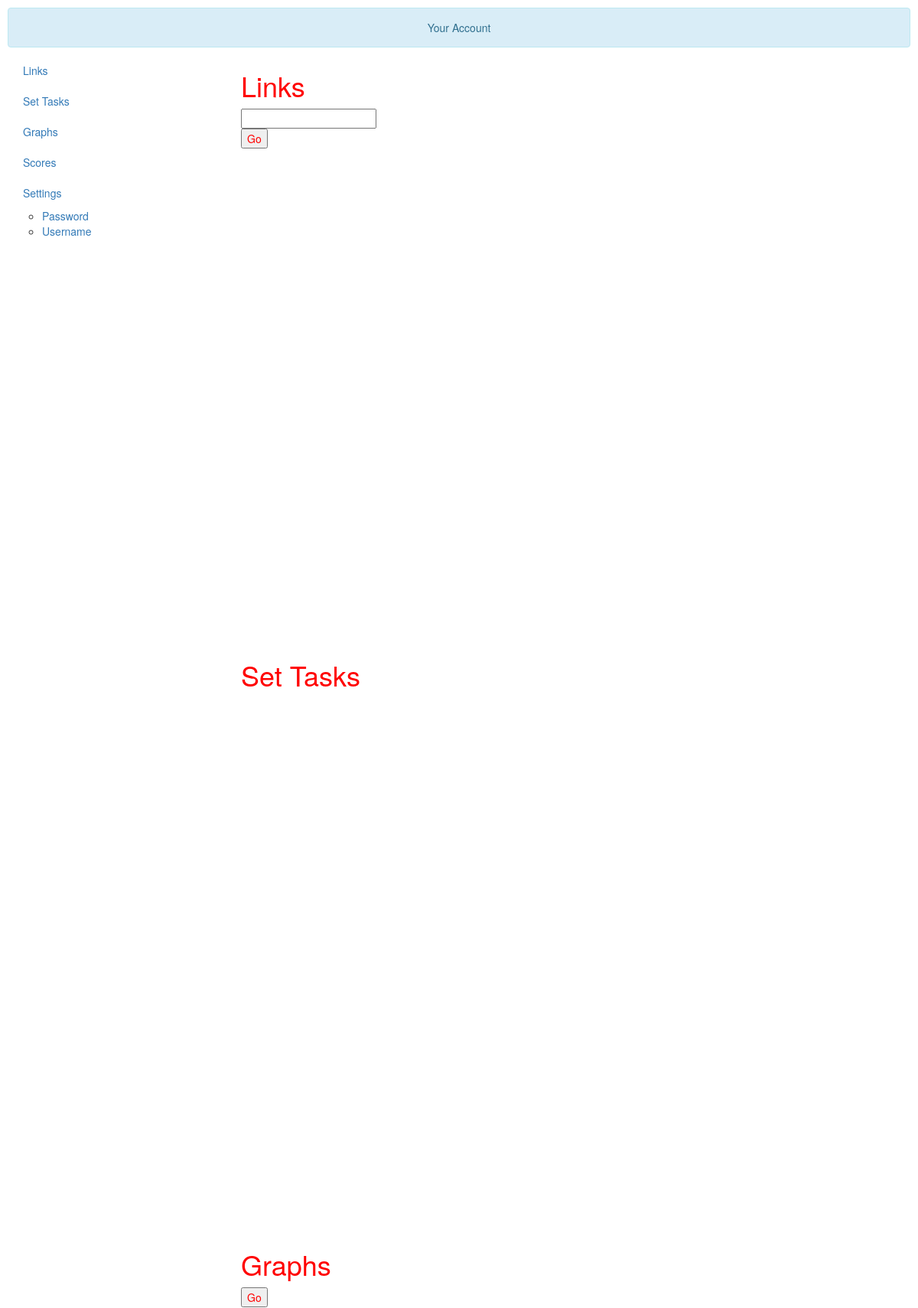
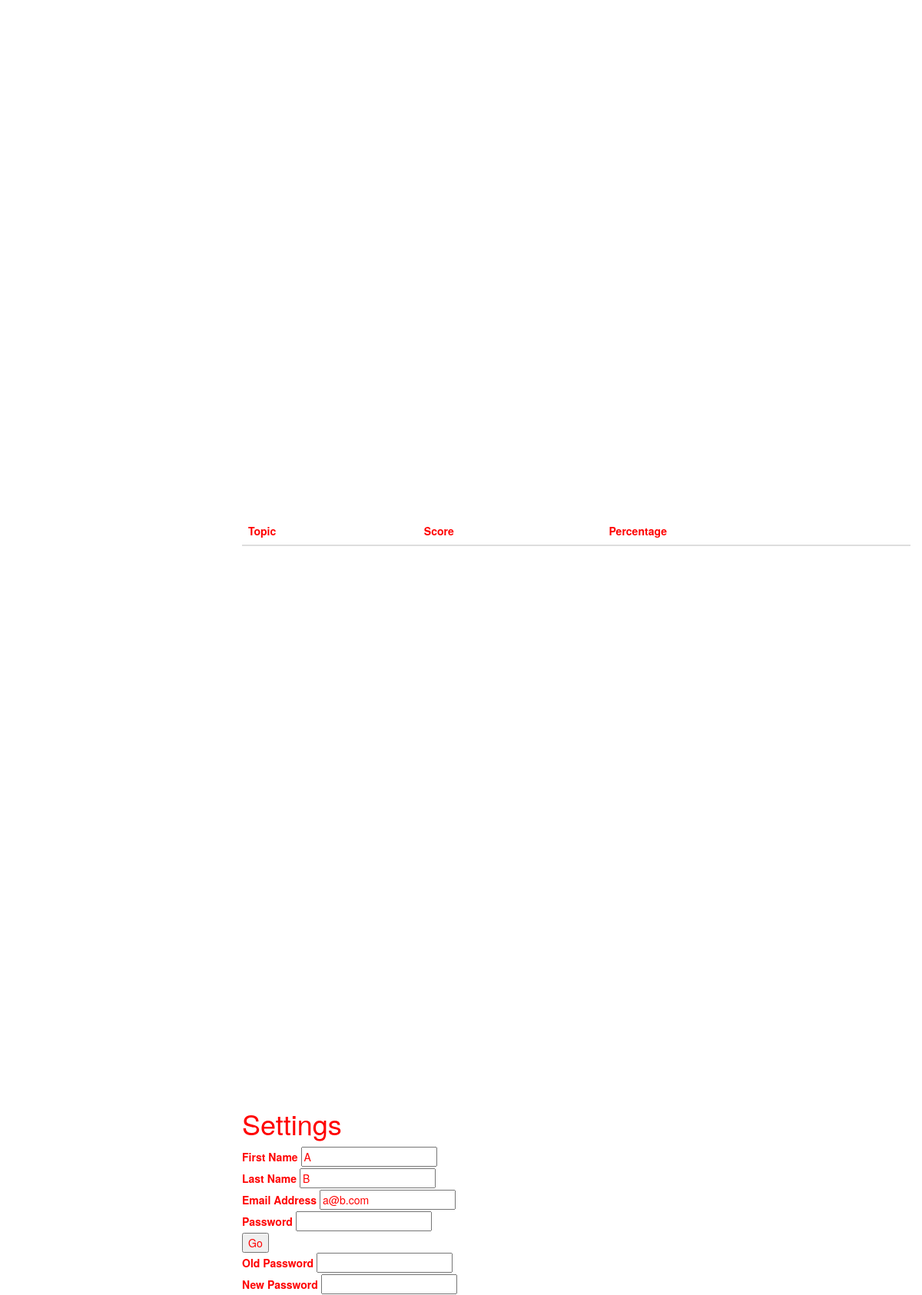
Page /account (signed in, upper part) on the committed database (2 pictures, top to bottom).
### app/models.py (models this page shows, shortened)
class User(db.Model):
    user_id = db.Column('user_id', db.Integer, primary_key=True)
    fname = db.Column(db.String(80), unique=False)
    lname = db.Column(db.String(80), unique=False)
    email = db.Column(db.String(120), unique=True)
    password = db.Column(db.String(120), unique=False)
    authenticated = db.Column(db.Boolean, default=False)
    confirmed = db.Column(db.Boolean)
    role = db.Column(db.String(50))
    graphs = db.relationship('Graph', backref="user",
                             cascade="all, delete-orphan", lazy="dynamic")
    __mapper_args__ = {
        'polymorphic_identity': 'user',
        'polymorphic_on': role
    }

### app/routes/user.py (the view, shortened to what this page needs)
@user.route('/account', methods=['GET', 'POST'])
@login_required
def account():
    user_id = current_user.user_id
    u = User.query.get(user_id)
    if u.role == 'student':
        changeform = ChangeDetailsForm(obj=u)
        linkform = TeacherLinkForm()
        pwform = ChangePasswordForm1()
        return render_template('user/student_account.html', student=u, qs=QUESTIONS, linkform=linkform, changeform=changeform, pwform=pwform)
    else:
        return abort(500)

### app/forms.py
class ChangeDetailsForm(FlaskForm):
    fname = TextField('First Name', [validators.Required()])
    lname = TextField('Last Name', [validators.Required()])
    email = EmailField('Email Address', [validators.DataRequired(), validators.Email()])
    password = PasswordField('Password', [validators.Required()])
    change_submit = SubmitField('Go')

class TeacherLinkForm(FlaskForm):
    link_code = TextField('Link Code', [validators.Required()])
    link_submit = SubmitField('Go')

### app/views.py (called while the page is built)
@login_manager.user_loader
def user_loader(email):
    return User.query.filter_by(email=email).first()

### app/templates/user/student_account.html (shortened to what this page needs)
{% extends "layout.html" %}
{% block head %}
{{ super() }}
<link rel="stylesheet" href="{{ url_for('static',filename='styles/account.css') }}">
<link rel="stylesheet" href="{{ url_for('static',filename='image-picker/image-picker.css') }}">
{% endblock %}
{% block main %}
<div id="title" class="row">
    <div class="col-sm-12">
        <div class="alert alert-info" style="margin:10px;text-align:center;">Your Account</div>
    </div>
</div>
<div data-spy="scroll" data-target=".scrollspy" style="position:relative">
<div class="col-md-3 scrollspy">
    <ul id="nav" class="nav hidden-xs hidden-sm affix-top" data-spy="affix">
        <li><a href="#links">Links</a></li>
        <li><a href="#set">Set Tasks</a></li>
        <li><a href="#graphs">Graphs</a></li>
        <li><a href="#scores">Scores</a></li>
        <li><a href="#settings">Settings</a>
            <ul id="nav">
                <li>
                    <a href="#pwd">Password</a>
                </li>
                <li>
                    <a href="#user">Username</a>
                </li>
            </ul>
        </li>
    </ul>
</div>
<div class="col-md-9">
    <section id="links">
        <h1>Links</h1>
        <form method="post" action="{{ url_for('user.account') }}">
        {{ linkform.link_code }}<br>
        {{ linkform.link_submit }}
        </form>
    </section>
    <section id="set">
        <h1>Set Tasks</h1>
    </section>
    <section id="graphs">
        <h1>Graphs</h1>
        <form action="{{ url_for('loci.loci') }}" method="get" id="graphform">
        <input type="submit" value="Go" id="graph-load">
    </form>
    </section>
    <section id="scores">
        <table class="table">
            <thead>
                <th> Topic </th>
                <th> Score </th>
                <th> Percentage </th>
            </thead>
        </table>
    </section>
    <section id="settings">
        <h1>Settings</h1>
        <form method="post", action="{{ url_for('user.account') }}">
        {{ changeform.fname.label }}
        {{ changeform.fname(value=student.fname) }}
        <br>
        {{ changeform.lname.label }}
        {{ changeform.lname(value=student.lname) }}
        <br>
        {{ changeform.email.label }}
        {{ changeform.email(value=student.email) }}
        <br>
        {{ changeform.password.label }}
        {{ changeform.password }}
        <br>
        {{ changeform.change_submit }}
        </form>
        <form method="post", action="{{ url_for('user.account') }}">
        {{ pwform.old_password.label }}
        {{ pwform.old_password }}
        <br>
        {{ pwform.password.label }}
        {{ pwform.password }}
        <br>
        <br>
        </form>
    </section>
</div>
</div>
</div>
{% endblock %}

### app/templates/layout.html (shortened to what this page needs)
<!DOCTYPE html>
<html>
<head>
  {% block head %}
  <link rel="stylesheet" href="https://maxcdn.bootstrapcdn.com/bootstrap/3.3.7/css/bootstrap.min.css">
  <link rel="stylesheet" href="{{ url_for('static', filename='styles/main.css') }}">
  {% endblock %}
</head>
<body>
  <div id="container">
    {% block main %}
    {% endblock %}
</body>
</html>

### app/static/styles/main.css (style rules this page uses)
html { position: relative; min-height: 100%; }
body { margin-bottom: 60px; }

### app/static/styles/account.css (style rules this page uses)
section { height:750px; color: red; }

### rows in the picture
User: fname "A", lname "B", email "a@b.com"

### other values in the picture
{{ changeform.fname.label }} "First Name"
{{ changeform.lname.label }} "Last Name"
{{ changeform.email.label }} "Email Address"
{{ changeform.password.label }} "Password"
{{ pwform.old_password.label }} "Old Password"
{{ pwform.password.label }} "New Password"
